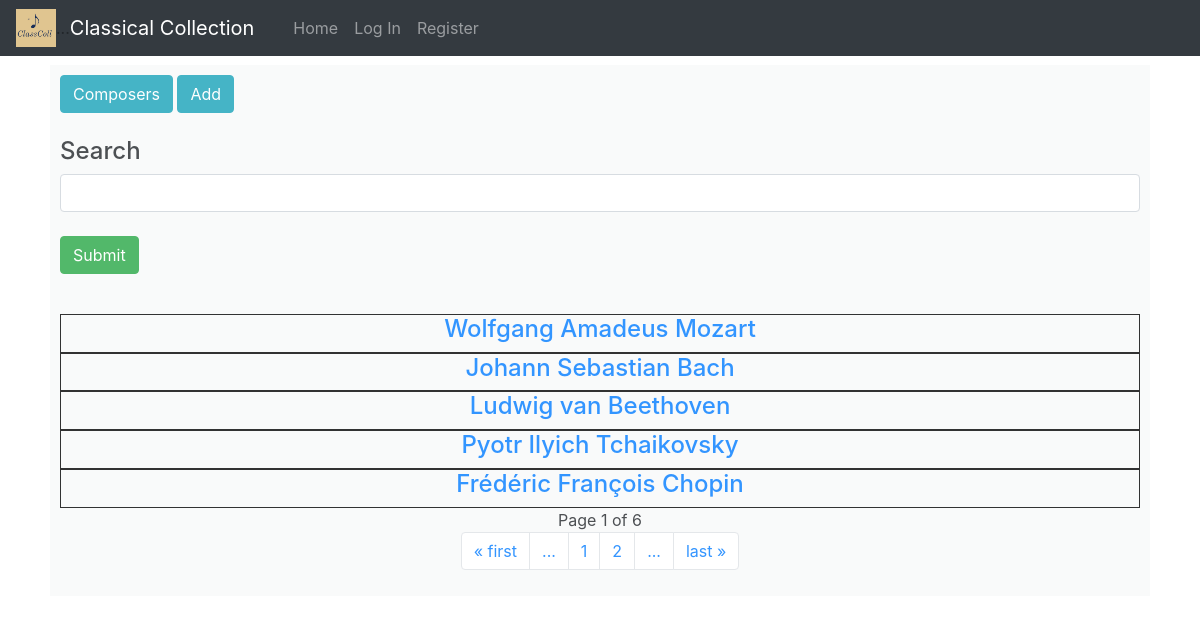
Screenshot of /composer/ with the database file from the repository.
### classcoll/models.py (models this page shows, shortened)
class Composer(models.Model):
    name = models.CharField(max_length=100)
    biography = models.TextField()
    image = models.URLField(blank=False)

### classcoll/views/Composers.py (the view)
# urls.py: path('composer/', Composers.allComposers, name="all_composer"),
def allComposers(request):
    if request.method == 'POST':
        name = request.POST['name']
        biography = request.POST['biography']
        image = request.POST['document']
        if Composer.objects.filter(name=name).first() is not None:
            return render(request, COMPOSER_LIST_FILE, {
                'composers': Composer.objects.all(),
                'message': MESSAGE_COMPOSER_EXISTED
            })
        newComposer = Composer(
            name=name,
            biography=biography,
            image=image
        )
        newComposer.save()
        return redirect('index')
    else:
        key = request.GET.get("key", "")
        composers = []
        for composer in Composer.objects.all():
            if key in composer.name:
                composers.append(composer)
        paginator = Paginator(composers, 5)
        pageNumber = request.GET.get('page')
        composers = paginator.get_page(pageNumber)
        return render(request, COMPOSER_LIST_FILE, {
            'composers': composers
        })

### classcoll/templates/classcoll/all_composers.html (shortened to what this page needs)
{% extends "classcoll/layout.html" %}
{% load static %}
{% block body %}
    <div class="bg-light my-background">
        <div>
            <button id="showComposers" class="btn btn-info">Composers</button>
            <button id="showForm" class="btn btn-info">Add</button>
        </div>
        <br>
        <div id="allComposers">
            <form method="GET" action="{% url 'all_composer' %}" id="filterForm">
                <div class="form-group">
                    <h4>Search</h4>
                    <input class="form-control" type="text" name="key">
                    <br>
                    <input class="btn btn-success" type="submit">
                </div>
            </form>
            <br>
            {% for composer in composers %}
                <div class="text-center" style="border: 1px solid black;">
                    <div>
                        <h4><a href="{% url 'composer' composer.name %}">{{ composer.name }}</a></h4>
                    </div>
                </div>
            {% endfor %}
            {% include 'classcoll/pagination.html' with list=composers %}
        </div>
    </div>
{% endblock %}

### classcoll/static/classcoll/styles.css (style rules this page uses)
.my-background { opacity: 0.8; padding: 10px; }

### rows the page displays
Composer: name "Wolfgang Amadeus Mozart"
Composer: name "Johann Sebastian Bach"
Composer: name "Ludwig van Beethoven"
Composer: name "Pyotr Ilyich Tchaikovsky"
Composer: name "Frédéric François Chopin"

### other values shown
{{ list.number }} "1"
{{ list.paginator.num_pages }} "6"
